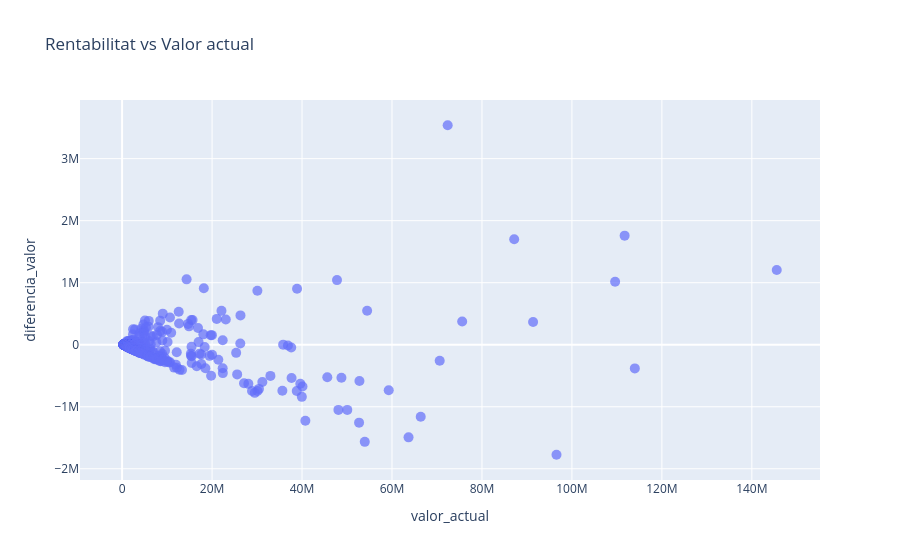

Notebook code cell kept with this figure:
### Markdown cell above
# Best players in the market (WIP)

### Code cell
# Filtrar propietarios free players
df_free = df.query('propietario == ""')

fig = px.scatter(
    df_free,
    x="valor_actual",
    y="diferencia_valor",
    color="propietario",
    hover_data=["jugador", "valor_actual", "diferencia_valor_fmt"],
    title="Rentabilitat vs Valor actual"
)

fig.update_traces(marker=dict(size=10, opacity=0.7))
fig.show()

### Figure 1 — Plotly figure (JSON) as saved in the notebook; plotly's stock layout.template omitted (floating-point values rounded to 4 significant figures; data arrays with more than 128 entries replaced by an {"elided": "..."} marker saying what was removed)
{"data": [{"customdata": {"elided": "544x2 str values"}, "hovertemplate": "propietario=<br>valor_actual=%{x}<br>diferencia_valor=%{y}<br>jugador=%{customdata[0]}<br>diferencia_valor_fmt=%{customdata[1]}<extra></extra>", "legendgroup": "", "marker": {"color": "#636efa", "opacity": 0.7, "size": 10, "symbol": "circle"}, "mode": "markers", "name": "", "orientation": "v", "showlegend": false, "type": "scatter", "x": {"elided": "544 int values"}, "xaxis": "x", "y": {"elided": "544 int values"}, "yaxis": "y"}], "layout": {"legend": {"title": {"text": "propietario"}, "tracegroupgap": 0}, "title": {"text": "Rentabilitat vs Valor actual"}, "xaxis": {"anchor": "y", "domain": [0, 1], "title": {"text": "valor_actual"}}, "yaxis": {"anchor": "x", "domain": [0, 1], "title": {"text": "diferencia_valor"}}}}
